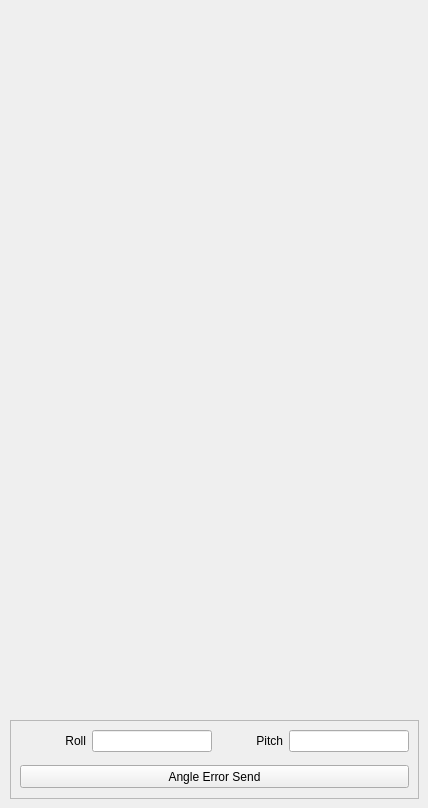
         <widget class="QWidget" name="tab_4">
          <attribute name="title">
           <string>Tab 2</string>
          </attribute>
          <widget class="QFrame" name="frame_4">
           <property name="geometry">
            <rect>
             <x>10</x>
             <y>720</y>
             <width>409</width>
             <height>79</height>
            </rect>
           </property>
           <property name="minimumSize">
            <size>
             <width>0</width>
             <height>0</height>
            </size>
           </property>
           <property name="frameShape">
            <enum>QFrame::StyledPanel</enum>
           </property>
           <property name="frameShadow">
            <enum>QFrame::Raised</enum>
           </property>
           <layout class="QVBoxLayout" name="verticalLayout_7">
            <item>
             <layout class="QHBoxLayout" name="horizontalLayout_10">
              <property name="bottomMargin">
               <number>7</number>
              </property>
              <item>
               <widget class="QLabel" name="label_11">
                <property name="maximumSize">
                 <size>
                  <width>70</width>
                  <height>16777215</height>
                 </size>
                </property>
                <property name="text">
                 <string>Roll</string>
                </property>
                <property name="alignment">
                 <set>Qt::AlignRight|Qt::AlignTrailing|Qt::AlignVCenter</set>
                </property>
               </widget>
              </item>
              <item>
               <widget class="QLineEdit" name="LE_error_roll">
                <property name="minimumSize">
                 <size>
                  <width>0</width>
                  <height>0</height>
                 </size>
                </property>
                <property name="maximumSize">
                 <size>
                  <width>120</width>
                  <height>16777215</height>
                 </size>
                </property>
               </widget>
              </item>
              <item>
               <widget class="QLabel" name="label_10">
                <property name="maximumSize">
                 <size>
                  <width>70</width>
                  <height>16777215</height>
                 </size>
                </property>
                <property name="text">
                 <string>Pitch</string>
                </property>
                <property name="alignment">
                 <set>Qt::AlignRight|Qt::AlignTrailing|Qt::AlignVCenter</set>
                </property>
               </widget>
              </item>
              <item>
               <widget class="QLineEdit" name="LE_error_pitch">
                <property name="minimumSize">
                 <size>
                  <width>0</width>
                  <height>0</height>
                 </size>
                </property>
                <property name="maximumSize">
                 <size>
                  <width>120</width>
                  <height>16777215</height>
                 </size>
                </property>
               </widget>
              </item>
             </layout>
            </item>
            <item>
             <widget class="QPushButton" name="BTN_error_send">
              <property name="minimumSize">
               <size>
                <width>0</width>
                <height>23</height>
               </size>
              </property>
              <property name="text">
               <string>Angle Error Send</string>
              </property>
             </widget>
            </item>
           </layout>
          </widget>
         </widget>
